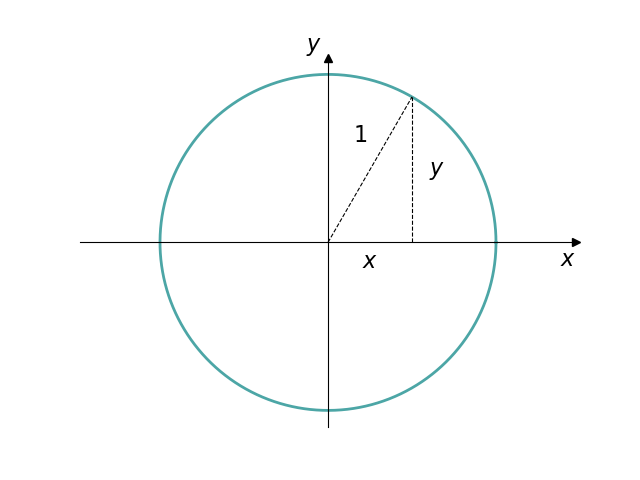

This figure's Python source:
import numpy as np
import matplotlib.pyplot as plt

def circle(x0, y0, r):
    t = np.linspace(0, 2 * np.pi, 1024)
    x = x0 + r * np.cos(t)
    y = y0 + r * np.sin(t)
    return x, y




fig, ax = plt.subplots()
x, y = circle(0, 0, 1)
ax.plot(x, y, color="teal", lw=2, alpha=0.7)

ax.spines["left"].set_position("zero")
ax.spines["right"].set_color("none")
ax.spines["bottom"].set_position("zero")
ax.spines["top"].set_color("none")

ax.plot(1, 0, ">k", transform=ax.get_yaxis_transform(), clip_on=False)
ax.plot(0, 1, "^k", transform=ax.get_xaxis_transform(), clip_on=False)

ax.set_xlabel(r"$x$", fontsize=16, loc="right")
ax.set_ylabel(r"$y$", fontsize=16, loc="top", rotation="horizontal")

plt.plot([0, np.cos(np.pi/3)], [0, np.sin(np.pi/3)], color="black", lw=0.8, linestyle="--")
plt.plot([np.cos(np.pi/3), np.cos(np.pi/3)], [0, np.sin(np.pi/3)], color="black", lw=0.8, linestyle="--")

plt.text(
    x=0.15,
    y=0.6,
    s="$1$",
    fontsize=16,
)



plt.text(
    x=0.2,
    y=-0.15,
    s=r"$x$",
    fontsize=16,
)


plt.text(
    x=0.6,
    y=0.4,
    s=r"$y$",
    fontsize=16,
)

plt.xticks([])
plt.yticks([])


plt.axis("equal")
plt.savefig("sirkel.png")



plt.show()
